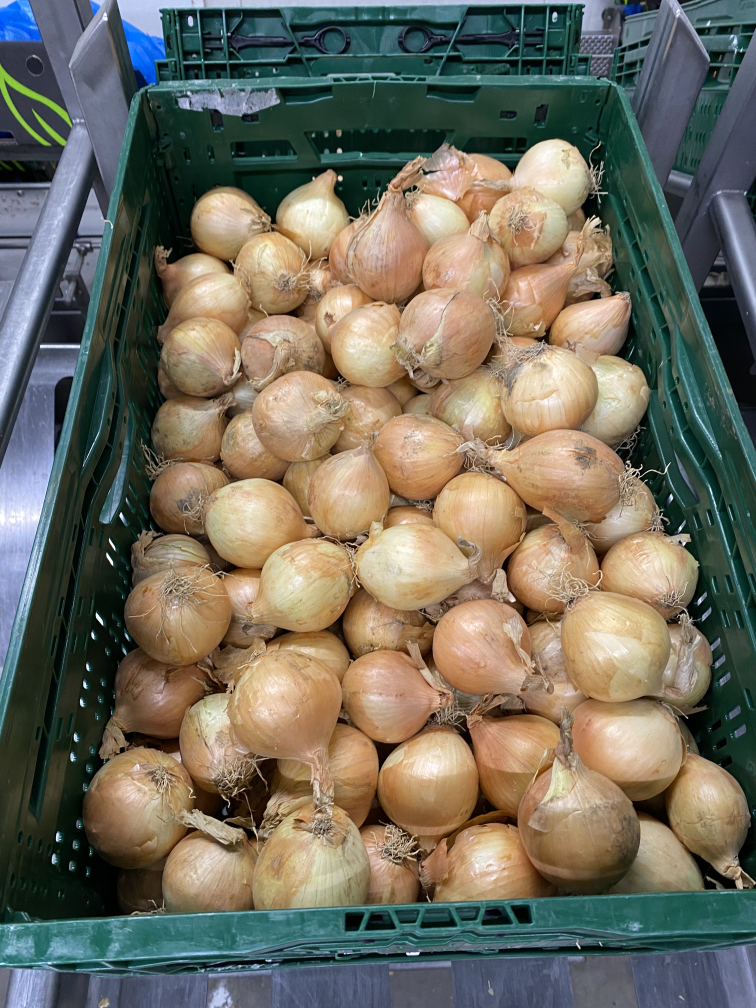
#> input picture Python/Python_Herkenning/Afbeeldingen/Uien.jpg, 3024 x 4032 px, found by its file name (shown at 1/4 size)
$ python 'Shape Detection.py'
#> lines starting #> are read from the running program, lines starting #| are printed output that depends on the picture; after the words box and inside, x2 and y2 are one past the last pixel; in counts of white or black regions, pixels touching at a corner belong together
# -*- coding: utf-8 -*-
"""
Created on Tue Mar  7 15:34:51 2023

@author: joche
"""

import cv2
import numpy as np
from PIL import Image, ImageFilter
from scipy import ndimage as ndi

Baseimage = cv2.imread("Uien.jpg")#basis afbeelding
#> Baseimage is the input picture: shape (4032, 3024, 3); mean B, G, R 95.3, 109.3, 113.3
scale_percent = 20 # percent of original size
width = int(Baseimage.shape[1] * scale_percent / 100)
#> width = 604
height = int(Baseimage.shape[0] * scale_percent / 100)
#> height = 806
dim = (width, height)
#> dim = (604, 806)
# resize image
img = cv2.resize(Baseimage, dim, interpolation = cv2.INTER_AREA)
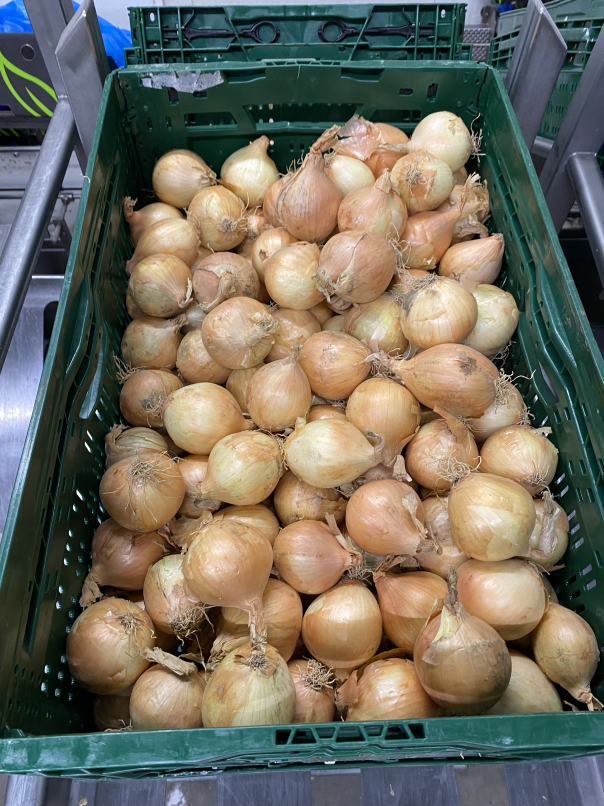
#> img: shape (806, 604, 3); mean B, G, R 95.3, 109.3, 113.3
gray = cv2.cvtColor(img,cv2.COLOR_BGR2GRAY)
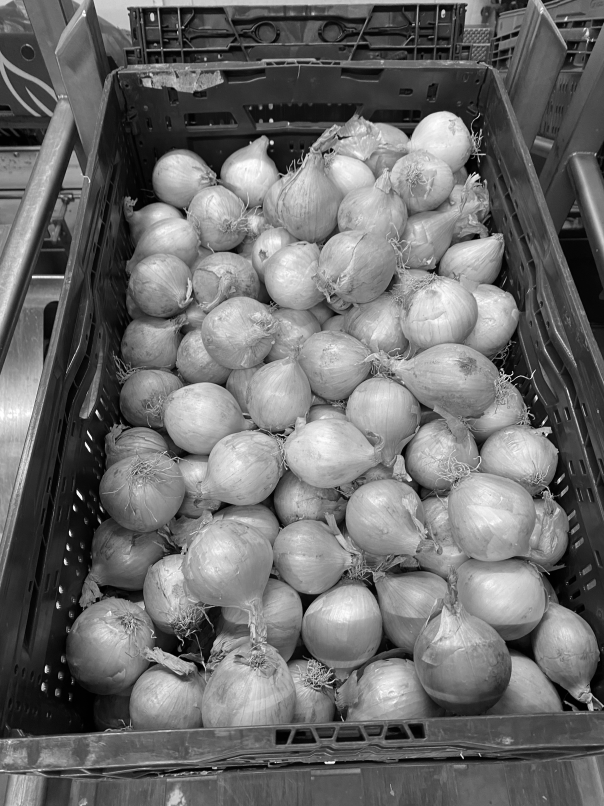
#> gray: shape (806, 604); min 0, max 255, mean 108.9
# setting threshold of gray image
_, threshold = cv2.threshold(gray, 127, 255, cv2.THRESH_BINARY)
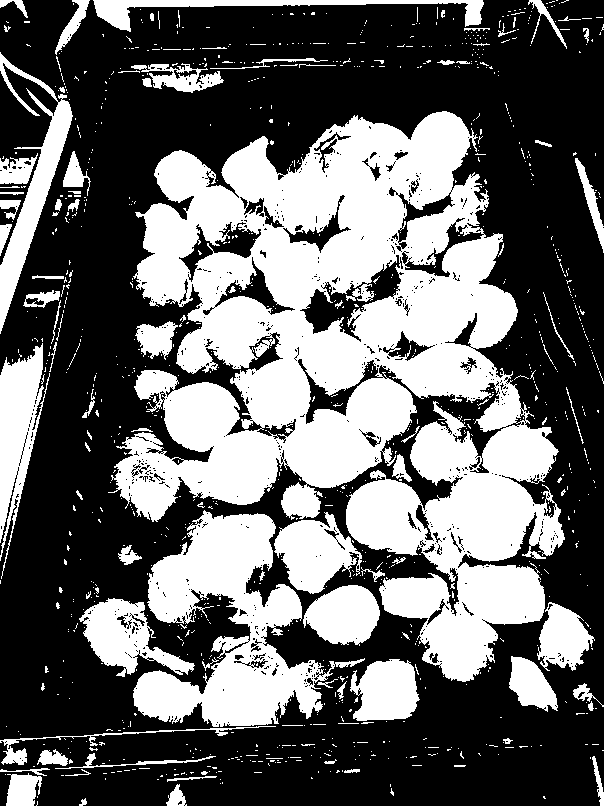
#> threshold: shape (806, 604); 40.2% white; 1008 white regions (912 under 20 px)

# using a findContours() function
contours, _ = cv2.findContours(
    threshold, cv2.RETR_TREE, cv2.CHAIN_APPROX_SIMPLE)
#> contours = 2065 contours, 1912 with area under 20; largest, box (x1, y1, x2, y2) and area: (108, 111, 565, 682) 137492, (133, 510, 365, 727) 20660, (0, 343, 50, 579) 4940, (0, 52, 73, 334) 4603, (79, 598, 195, 677) 4097

i = 0

# list for storing names of shapes
for contour in contours:

    # here we are ignoring first counter because
    # findcontour function detects whole image as shape
    if i == 0:
        i = 1
        continue

    # cv2.approxPloyDP() function to approximate the shape
    approx = cv2.approxPolyDP(
        contour, 0.01 * cv2.arcLength(contour, True), True)

    # using drawContours() function
    cv2.drawContours(img, [contour], 0, (0, 0, 255), 5)

    # finding center point of shape
    M = cv2.moments(contour)
    if M['m00'] != 0.0:
        x = int(M['m10']/M['m00'])
        y = int(M['m01']/M['m00'])

    # putting shape name at center of each shape
    if len(approx) == 3:
        cv2.putText(img, 'Triangle', (x, y),
                    cv2.FONT_HERSHEY_SIMPLEX, 0.6, (255, 255, 255), 2)

    elif len(approx) == 4:
        cv2.putText(img, 'Quadrilateral', (x, y),
                    cv2.FONT_HERSHEY_SIMPLEX, 0.6, (255, 255, 255), 2)

    elif len(approx) == 5:
        cv2.putText(img, 'Pentagon', (x, y),
                    cv2.FONT_HERSHEY_SIMPLEX, 0.6, (255, 255, 255), 2)

    elif len(approx) == 6:
        cv2.putText(img, 'Hexagon', (x, y),
                    cv2.FONT_HERSHEY_SIMPLEX, 0.6, (255, 255, 255), 2)

    else:
        cv2.putText(img, 'circle', (x, y),
                    cv2.FONT_HERSHEY_SIMPLEX, 0.6, (255, 255, 255), 2)
#> this loop made 2065 passes
#> (contour, approx, x, y) on passes 17, 48, 60: ([[161, 775], [160, 776], [162, 776], [162, 775]], [[162, 775], [161, 775], [160, 776], [162, 776]], 161, 775), ([[454, 765], [454, 766], [464, 766], [465, 765]], [[454, 766], [464, 766], [465, 765], [454, 765]], 459, 765), ([[270, 760], [270, 761], [273, 761], [274, 760]], [[270, 761], [273, 761], [274, 760], [270, 760]], 271, 760)
#> (approx, x, y) on passes 9, 15, 16, 27, 45: ([[181, 796], [182, 795], [183, 796], [182, 797]], 182, 796), ([[311, 777], [311, 778], [312, 778]], 311, 777), ([[216, 776], [167, 779], [167, 781]], 189, 778), ([[190, 772], [191, 773], [192, 772], [193, 772]], 191, 772), ([[212, 767], [213, 768], [216, 768], [216, 767]], 214, 767)
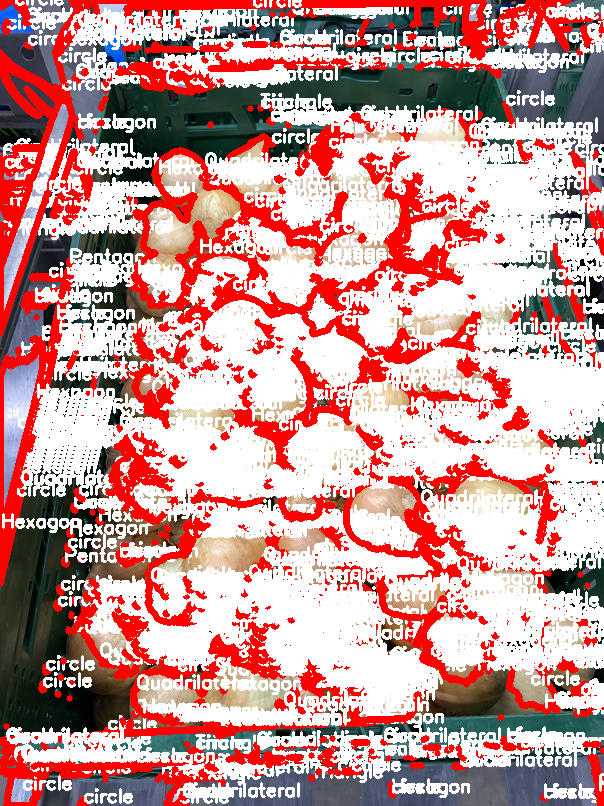
#> img: shape (806, 604, 3); mean B, G, R 152.7, 154.3, 204.9
#> after the loop, i = 1

# displaying the image after drawing contours
cv2.imshow('shapes', img)
cv2.imshow('Gray', gray)
cv2.waitKey(0)
cv2.destroyAllWindows()

$ run again, with Python/Python_Herkenning/Afbeeldingen/IMG_20230308_145158.jpg copied over Python/Python_Herkenning/Afbeeldingen/Uien.jpg
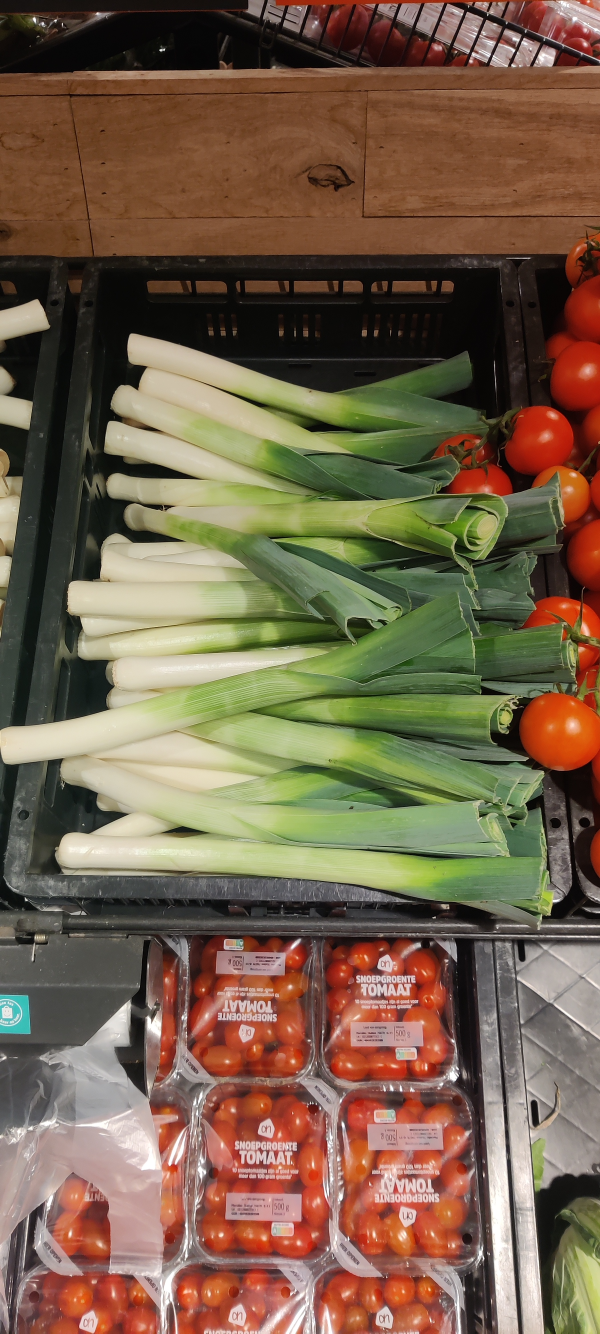
#> input picture Python/Python_Herkenning/Afbeeldingen/IMG_20230308_145158.jpg, 1800 x 4000 px, found by its file name (shown at 1/3 size)
#> Baseimage is the input picture: shape (4000, 1800, 3); mean B, G, R 74.8, 97.2, 118
#> `_, threshold = cv2.threshold(gray, 127, 255, cv2.THRESH_BINARY)`:
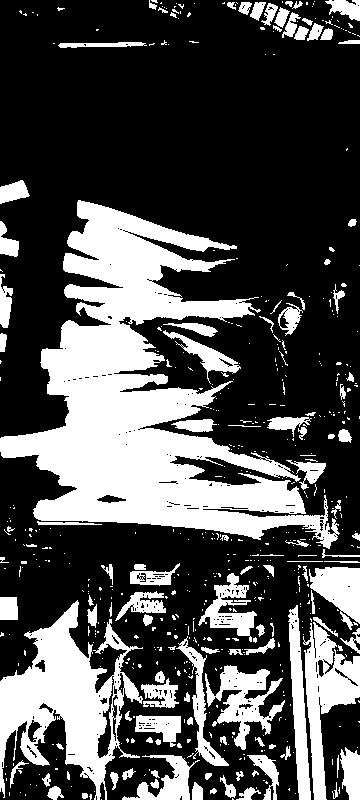
#> threshold: shape (800, 360); 31.2% white; 572 white regions (452 under 20 px)
#> contours = 911 contours, 788 with area under 20; largest, box (x1, y1, x2, y2) and area: (0, 200, 340, 549) 43719, (0, 600, 143, 800) 12546, (303, 622, 360, 800) 4062, (205, 665, 285, 750) 2465, (288, 605, 311, 800) 1983
#> the loop `for contour in contours:` made 911 passes
#> (contour, approx, x, y) on pass 50: ([[240, 758], [239, 759], [240, 759], [241, 758]], [[241, 758], [240, 758], [239, 759], [240, 759]], 240, 758)
#> after the loop `for contour in contours:`:
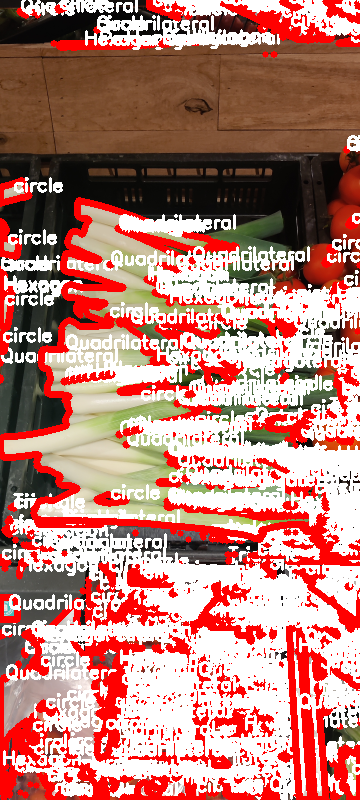
#> img: shape (800, 360, 3); mean B, G, R 119.7, 129.1, 187.2
#> after the loop `for contour in contours:`: i = 1
